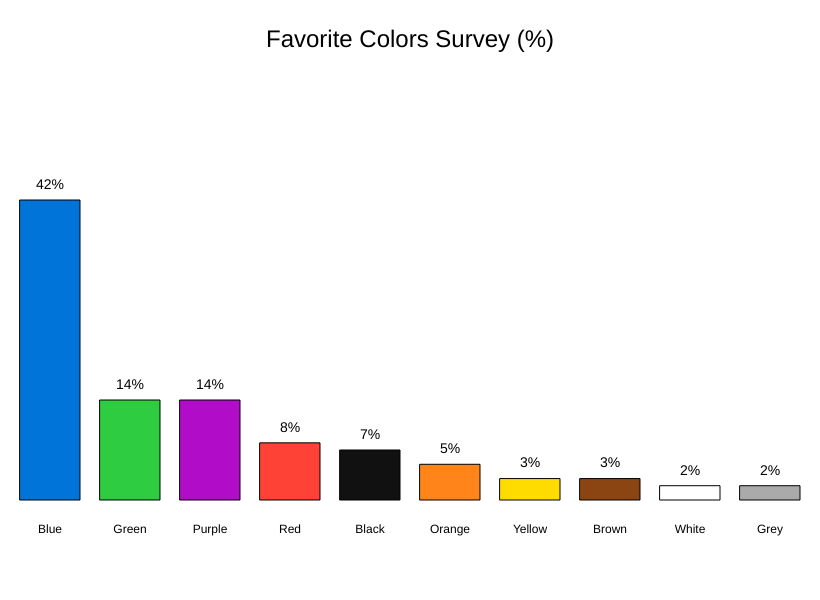
Frame 1 (no input)
Frame 2 (the mouse pressed at the canvas centre, redrawn once): identical to frame 1, image omitted

The p5.js sketch that drew this single still picture (run headless with seeded random() and noise() and a simulated clock; the mouse was pressed at the canvas centre and the sketch redrawn once):

// p5.js sketch
// ── sketch.js
let colors = [
  { name: "Blue", value: 42, col: "#0074D9" },
  { name: "Green", value: 14, col: "#2ECC40" },
  { name: "Purple", value: 14, col: "#B10DC9" },
  { name: "Red", value: 8, col: "#FF4136" },
  { name: "Black", value: 7, col: "#111111" },
  { name: "Orange", value: 5, col: "#FF851B" },
  { name: "Yellow", value: 3, col: "#FFDC00" },
  { name: "Brown", value: 3, col: "#8B4513" },
  { name: "White", value: 2, col: "#FFFFFF" },
  { name: "Grey", value: 2, col: "#AAAAAA" }
];

function setup() {
  let barWidth = 60;
  let spacing = 20;
  let canvasWidth = colors.length * (barWidth + spacing) + spacing;
  createCanvas(canvasWidth, 600);
  textAlign(CENTER, CENTER);
  textSize(16);
}

function draw() {
  background(255);
  fill(0);
  textSize(24);
  text("Favorite Colors Survey (%)", width / 2, 40);

  let barWidth = 60;
  let spacing = 20;
  let startX = spacing;
  let maxHeight = 300;

  for (let i = 0; i < colors.length; i++) {
    let barHeight = map(colors[i].value, 0, 42, 0, maxHeight);
    let x = startX + i * (barWidth + spacing);
    let y = height - barHeight - 100;

    fill(colors[i].col);
    rect(x, y, barWidth, barHeight);

    fill(0);
    textSize(14);
    text(colors[i].value + "%", x + barWidth / 2, y - 15);

    textSize(12);
    text(colors[i].name, x + barWidth / 2, height - 70);
  }

  noLoop();
}
